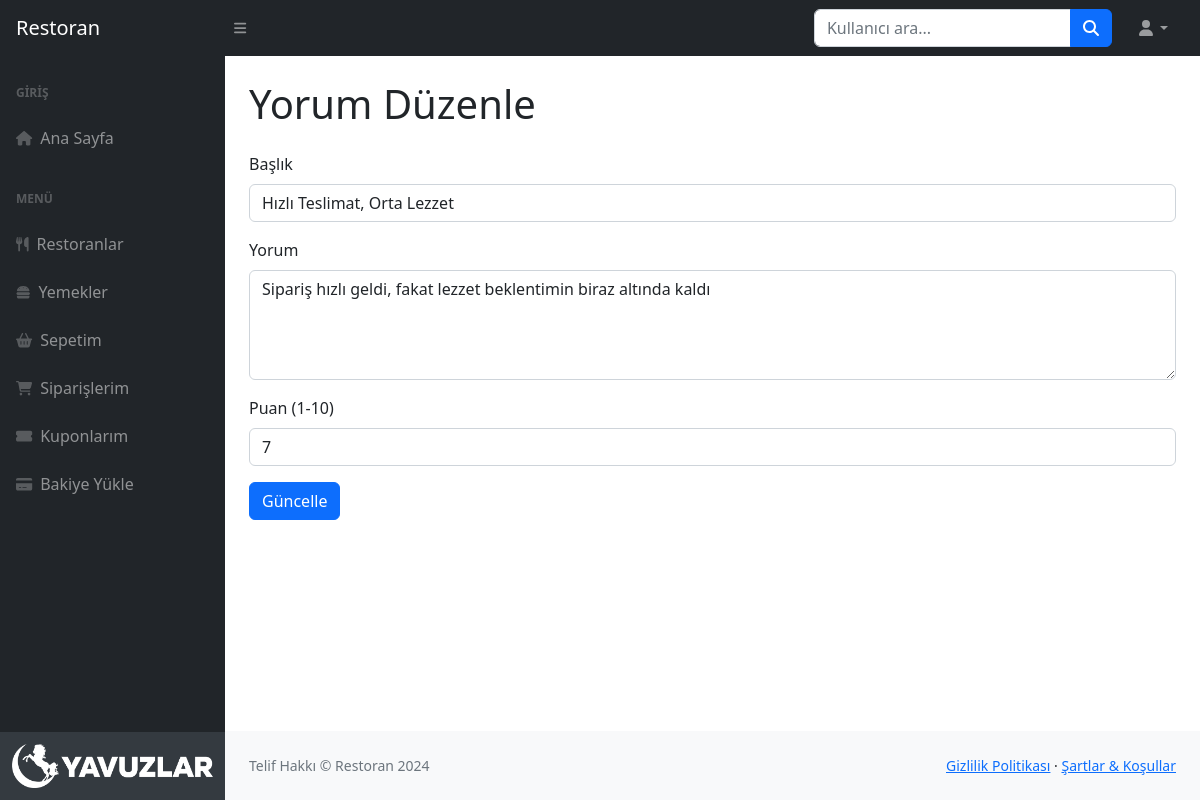
The page /edit-comment.php?id=1 (signed in) on the database its author committed.
### tables this page shows
CREATE TABLE `comments` (
  `id` int NOT NULL,
  `user_id` int DEFAULT NULL,
  `restaurant_id` int DEFAULT NULL,
  `title` varchar(255) DEFAULT NULL,
  `description` text,
  `score` int NOT NULL,
  `created_at` timestamp NULL DEFAULT CURRENT_TIMESTAMP,
  `updated_at` timestamp NULL DEFAULT CURRENT_TIMESTAMP ON UPDATE CURRENT_TIMESTAMP,
  `deleted_at` timestamp NULL DEFAULT NULL
);

### edit-comment.php (the view, shortened to what this page needs)
<?php
require 'db.php';
$commentId = isset($_GET['id']) ? intval($_GET['id']) : 0;
if ($commentId > 0) {
    $stmt = $pdo->prepare("SELECT * FROM comments WHERE id = :id AND deleted_at IS NULL");
    $stmt->execute(['id' => $commentId]);
    $comment = $stmt->fetch(PDO::FETCH_ASSOC);
} else {
    echo 'Geçersiz yorum ID.';
    exit;
}
?>
<!DOCTYPE html>
<html lang="en">
<head>
  <link href="css/styles.css" rel="stylesheet" />
  <link href="https://cdn.jsdelivr.net/npm/sweetalert2@11/dist/sweetalert2.min.css" rel="stylesheet">
</head>
<body class="sb-nav-fixed">
  <?php require 'layout/sidebar.php'; ?>
  <div id="layoutSidenav_content">
    <main>
      <div class="container-fluid px-4">
        <h1 class="my-4">Yorum Düzenle</h1>
        <form method="POST">
          <div class="mb-3">
            <label for="title" class="form-label">Başlık</label>
            <input type="text" class="form-control" id="title" name="title" value="<?php echo htmlspecialchars($comment['title']); ?>" required>
          </div>
          <div class="mb-3">
            <label for="description" class="form-label">Yorum</label>
            <textarea class="form-control" id="description" name="description" rows="4" required><?php echo htmlspecialchars($comment['description']); ?></textarea>
          </div>
          <div class="mb-3">
            <label for="score" class="form-label">Puan (1-10)</label>
            <input type="number" class="form-control" id="score" name="score" min="1" max="10" value="<?php echo htmlspecialchars($comment['score']); ?>" required>
          </div>
          <button type="submit" class="btn btn-primary">Güncelle</button>
        </form>
      </div>
    </main>
    <?php require 'layout/footer.php'; ?>
</body>
</html>

### rows shown on the page
comments: title "Hızlı Teslimat, Orta Lezzet", description "Sipariş hızlı geldi, fakat lezzet beklentimin biraz altında kaldı", score "7"
